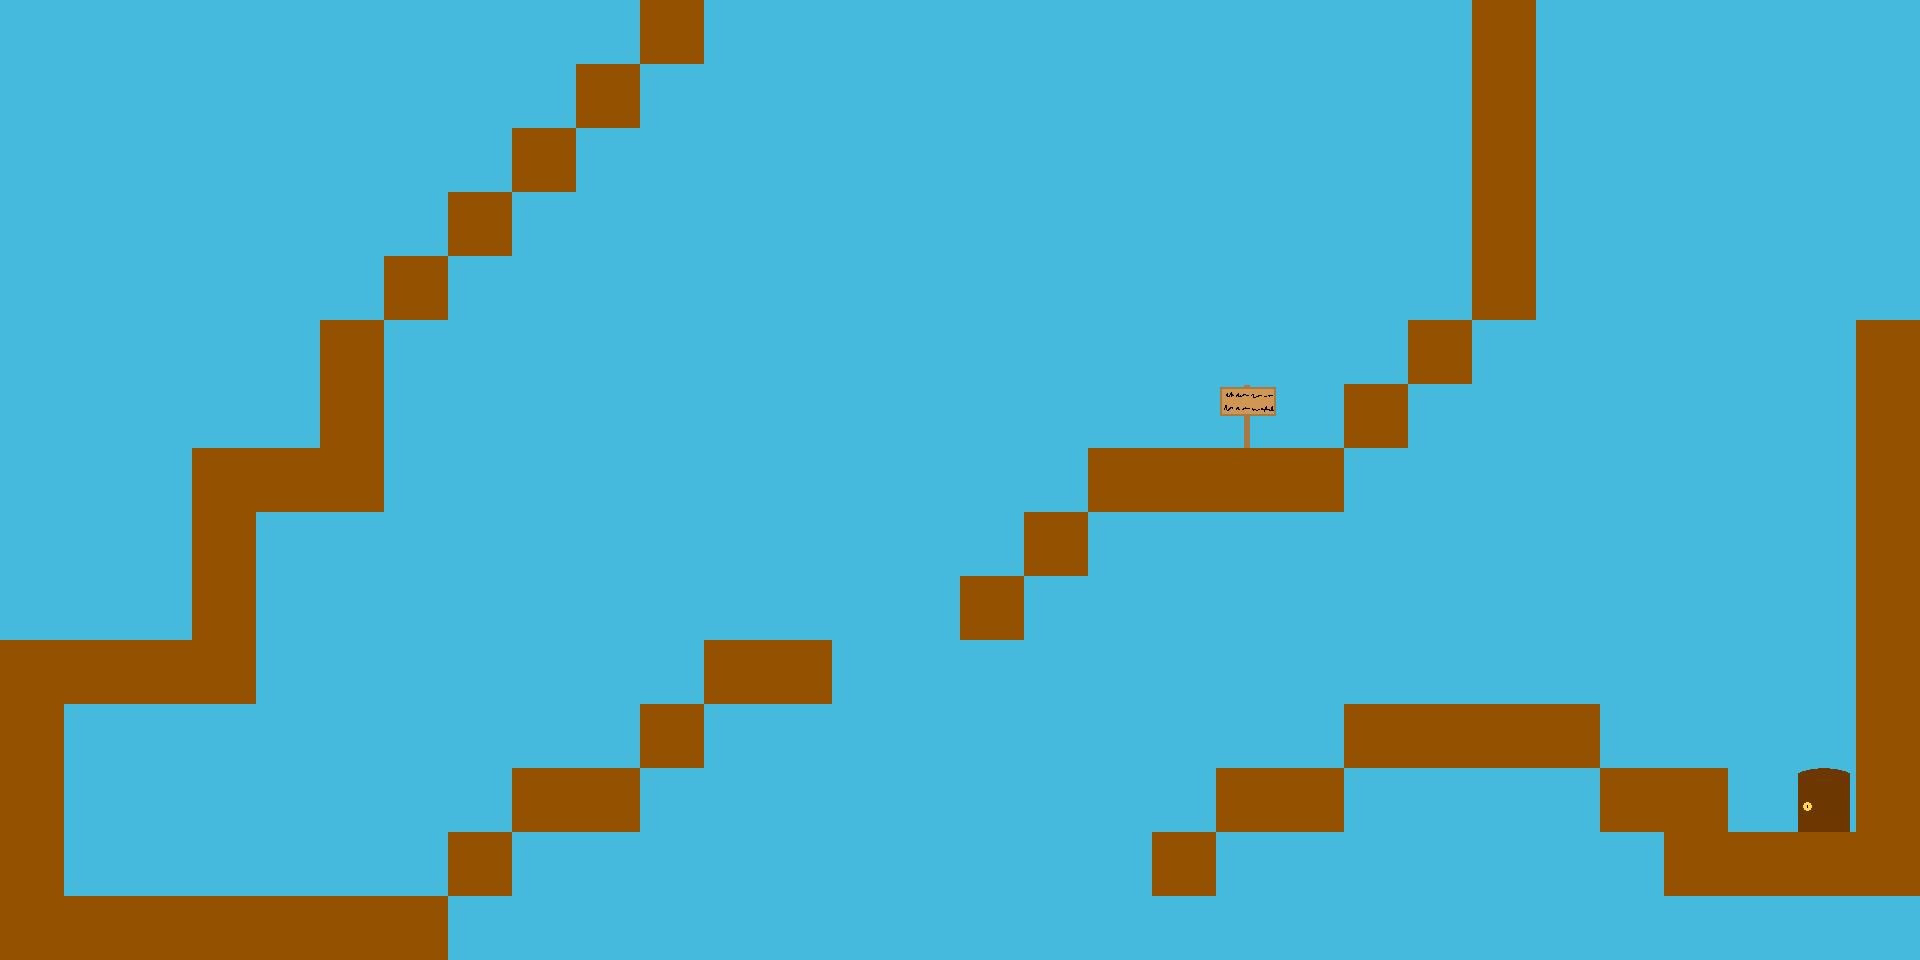

Below is a game level as drawn by its tile map, then a one-line description and the .tmx that defines it (tile-layer data replaced by summaries):
An orthogonal 30x15 tile map with 64x64 px tiles, 3 tile layers (background, uni 1, uni 2) and 3 objects (start, sign, door).

<map version="1.0" orientation="orthogonal" width="30" height="15" tilewidth="64" tileheight="64">
 <tileset firstgid="1" name="tileset" tilewidth="64" tileheight="64">
  <image source="tileset.png" width="512" height="512" />
  <tile id="48">
   <properties>
    <property name="solid" value="true" />
   </properties>
  </tile>
 </tileset>
 <layer name="background" width="30" height="15">
  <data>[450 cells, 450 non-empty, 1 distinct tile ids]</data>
 </layer>
 <layer name="uni 1" width="30" height="15">
  <data>[450 cells, 46 non-empty, 2 distinct tile ids]</data>
 </layer>
 <layer name="uni 2" width="30" height="15">
  <data>[450 cells, 22 non-empty, 2 distinct tile ids]</data>
 </layer>
 <objectgroup name="info" width="30" height="15">
  <object name="start" x="185" y="800" width="38" height="67" />
 </objectgroup>
 <objectgroup name="objects" width="30" height="15">
  <object name="sign" type="sign" x="1220" y="387" width="55" height="60">
   <properties>
    <property name="text" value="jump to the next dimension to reach the door" />
    <property name="uni" value="1" />
   </properties>
  </object>
  <object name="door" type="door" x="1799" y="771" width="51" height="59">
   <properties>
    <property name="next" value="0001" />
    <property name="uni" value="2" />
   </properties>
  </object>
 </objectgroup>
</map>